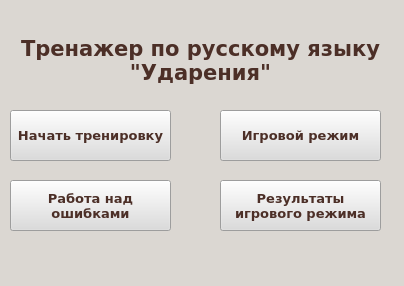
<?xml version="1.0" encoding="UTF-8"?>
<ui version="4.0">
 <class>MainWindow</class>
 <widget class="QMainWindow" name="MainWindow">
  <property name="windowModality">
   <enum>Qt::WindowModal</enum>
  </property>
  <property name="geometry">
   <rect>
    <x>0</x>
    <y>0</y>
    <width>404</width>
    <height>286</height>
   </rect>
  </property>
  <property name="font">
   <font>
    <pointsize>2</pointsize>
   </font>
  </property>
  <property name="cursor">
   <cursorShape>CrossCursor</cursorShape>
  </property>
  <property name="windowTitle">
   <string>Тренажер</string>
  </property>
  <property name="styleSheet">
   <string notr="true">background-color: rgb(219, 215, 210);</string>
  </property>
  <widget class="QWidget" name="centralwidget">
   <widget class="QLabel" name="label">
    <property name="geometry">
     <rect>
      <x>20</x>
      <y>20</y>
      <width>361</width>
      <height>81</height>
     </rect>
    </property>
    <property name="font">
     <font>
      <family>Verdana</family>
      <pointsize>16</pointsize>
      <weight>75</weight>
      <italic>false</italic>
      <bold>true</bold>
      <underline>false</underline>
      <strikeout>false</strikeout>
      <stylestrategy>PreferAntialias</stylestrategy>
      <kerning>true</kerning>
     </font>
    </property>
    <property name="focusPolicy">
     <enum>Qt::NoFocus</enum>
    </property>
    <property name="styleSheet">
     <string notr="true">color: rgb(76, 47, 39);</string>
    </property>
    <property name="text">
     <string>Тренажер по русскому языку 
 &quot;Ударения&quot;</string>
    </property>
    <property name="textFormat">
     <enum>Qt::RichText</enum>
    </property>
    <property name="alignment">
     <set>Qt::AlignCenter</set>
    </property>
    <property name="wordWrap">
     <bool>true</bool>
    </property>
   </widget>
   <widget class="QPushButton" name="start_training_btn">
    <property name="geometry">
     <rect>
      <x>10</x>
      <y>110</y>
      <width>161</width>
      <height>51</height>
     </rect>
    </property>
    <property name="font">
     <font>
      <family>Verdana</family>
      <pointsize>10</pointsize>
      <weight>75</weight>
      <bold>true</bold>
     </font>
    </property>
    <property name="styleSheet">
     <string notr="true">color: rgb(76, 47, 39);
background-color: rgb(220, 220, 220);</string>
    </property>
    <property name="inputMethodHints">
     <set>Qt::ImhNone</set>
    </property>
    <property name="text">
     <string>Начать тренировку</string>
    </property>
   </widget>
   <widget class="QPushButton" name="game_mode_btn">
    <property name="geometry">
     <rect>
      <x>220</x>
      <y>110</y>
      <width>161</width>
      <height>51</height>
     </rect>
    </property>
    <property name="font">
     <font>
      <family>Verdana</family>
      <pointsize>10</pointsize>
      <weight>75</weight>
      <bold>true</bold>
     </font>
    </property>
    <property name="styleSheet">
     <string notr="true">color: rgb(76, 47, 39);
background-color: rgb(220, 220, 220);</string>
    </property>
    <property name="inputMethodHints">
     <set>Qt::ImhNone</set>
    </property>
    <property name="text">
     <string>Игровой режим</string>
    </property>
   </widget>
   <widget class="QPushButton" name="record_table_btn">
    <property name="geometry">
     <rect>
      <x>220</x>
      <y>180</y>
      <width>161</width>
      <height>51</height>
     </rect>
    </property>
    <property name="font">
     <font>
      <family>Verdana</family>
      <pointsize>10</pointsize>
      <weight>75</weight>
      <bold>true</bold>
     </font>
    </property>
    <property name="whatsThis">
     <string>&lt;html&gt;&lt;head/&gt;&lt;body&gt;&lt;p&gt;&lt;br/&gt;&lt;/p&gt;&lt;/body&gt;&lt;/html&gt;</string>
    </property>
    <property name="styleSheet">
     <string notr="true">color: rgb(76, 47, 39);
background-color: rgb(220, 220, 220);</string>
    </property>
    <property name="inputMethodHints">
     <set>Qt::ImhNone</set>
    </property>
    <property name="text">
     <string>Результаты
игрового режима</string>
    </property>
    <property name="autoDefault">
     <bool>false</bool>
    </property>
   </widget>
   <widget class="QPushButton" name="work_on_mistakes_btn">
    <property name="geometry">
     <rect>
      <x>10</x>
      <y>180</y>
      <width>161</width>
      <height>51</height>
     </rect>
    </property>
    <property name="font">
     <font>
      <family>Verdana</family>
      <pointsize>10</pointsize>
      <weight>75</weight>
      <bold>true</bold>
     </font>
    </property>
    <property name="styleSheet">
     <string notr="true">color: rgb(76, 47, 39);
background-color: rgb(220, 220, 220);</string>
    </property>
    <property name="inputMethodHints">
     <set>Qt::ImhNone</set>
    </property>
    <property name="text">
     <string>Работа над
ошибками</string>
    </property>
   </widget>
  </widget>
  <widget class="QMenuBar" name="menubar">
   <property name="geometry">
    <rect>
     <x>0</x>
     <y>0</y>
     <width>404</width>
     <height>21</height>
    </rect>
   </property>
  </widget>
  <widget class="QStatusBar" name="statusbar"/>
 </widget>
 <resources/>
 <connections/>
</ui>
